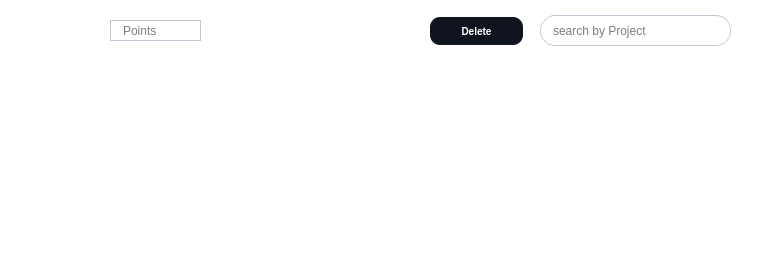
                <widget class="QWidget" name="table_2" native="true">
                 <property name="styleSheet">
                  <string notr="true">background-color:white ; 
border-radius:20px ; 
</string>
                 </property>
                 <widget class="QTableView" name="tableView_2">
                  <property name="geometry">
                   <rect>
                    <x>40</x>
                    <y>80</y>
                    <width>731</width>
                    <height>171</height>
                   </rect>
                  </property>
                  <property name="cursor" stdset="0">
                   <cursorShape>PointingHandCursor</cursorShape>
                  </property>
                  <property name="styleSheet">
                   <string notr="true">QTableView {
    background-color : white ; 
    color: black;
    font: 12px;
}
QHeaderView::section {
    background-color: #0F141E;
    color: white;
    height: 30px;
    font: 15px;
}
QHeaderView::section:first {
    border-top-left-radius: 5px;
}
QHeaderView::section:second {
    border: 1px solid ;
}
QHeaderView::section:last {
    border-top-right-radius: 5px;
}
QScrollBar:vertical {
    background: #dee2e6;
}
 QScrollBar::handle:vertical {
    background: #dee2e6;
 }
QScrollBar:horizontal {
    background: #dee2e6;
}
 QScrollBar::handle:horizontal {
    background: #dee2e6;
 }</string>
                  </property>
                  <property name="verticalScrollBarPolicy">
                   <enum>Qt::ScrollBarAlwaysOff</enum>
                  </property>
                  <property name="horizontalScrollBarPolicy">
                   <enum>Qt::ScrollBarAlwaysOff</enum>
                  </property>
                  <property name="sizeAdjustPolicy">
                   <enum>QAbstractScrollArea::AdjustToContents</enum>
                  </property>
                  <property name="editTriggers">
                   <set>QAbstractItemView::NoEditTriggers</set>
                  </property>
                  <property name="showGrid">
                   <bool>true</bool>
                  </property>
                  <property name="gridStyle">
                   <enum>Qt::SolidLine</enum>
                  </property>
                  <property name="sortingEnabled">
                   <bool>true</bool>
                  </property>
                  <attribute name="horizontalHeaderDefaultSectionSize">
                   <number>146</number>
                  </attribute>
                 </widget>
                 <widget class="QPushButton" name="adduser">
                  <property name="geometry">
                   <rect>
                    <x>20</x>
                    <y>20</y>
                    <width>21</width>
                    <height>21</height>
                   </rect>
                  </property>
                  <property name="cursor">
                   <cursorShape>PointingHandCursor</cursorShape>
                  </property>
                  <property name="styleSheet">
                   <string notr="true">#adduser{
	image: url(:/icons/tsawer/plus.svg);
}
#adduser::hover {
	image:url(:/icons/tsawer/plus_hover.svg) ;
}</string>
                  </property>
                  <property name="text">
                   <string/>
                  </property>
                 </widget>
                 <widget class="QLineEdit" name="search_bar_3">
                  <property name="geometry">
                   <rect>
                    <x>540</x>
                    <y>15</y>
                    <width>191</width>
                    <height>31</height>
                   </rect>
                  </property>
                  <property name="cursor">
                   <cursorShape>IBeamCursor</cursorShape>
                  </property>
                  <property name="styleSheet">
                   <string notr="true">QLineEdit {
 	background-color:transparent ;
	border-radius:15px ; 
	border:1px solid #BFC9D3; 
	padding : 0 40px 0 10px ; 
} </string>
                  </property>
                  <property name="placeholderText">
                   <string>search by Project</string>
                  </property>
                 </widget>
                 <widget class="QPushButton" name="search_button_3">
                  <property name="geometry">
                   <rect>
                    <x>700</x>
                    <y>15</y>
                    <width>21</width>
                    <height>31</height>
                   </rect>
                  </property>
                  <property name="cursor">
                   <cursorShape>PointingHandCursor</cursorShape>
                  </property>
                  <property name="styleSheet">
                   <string notr="true">QPushButton {	
	background-color: transparent ;
	border-radius:20px ; 
	
	image: url(:/icons/tsawer/search.svg) ; 
} 
</string>
                  </property>
                  <property name="text">
                   <string/>
                  </property>
                 </widget>
                 <widget class="QPushButton" name="deleteu">
                  <property name="geometry">
                   <rect>
                    <x>430</x>
                    <y>17</y>
                    <width>93</width>
                    <height>28</height>
                   </rect>
                  </property>
                  <property name="font">
                   <font>
                    <pointsize>-1</pointsize>
                    <weight>75</weight>
                    <bold>true</bold>
                   </font>
                  </property>
                  <property name="styleSheet">
                   <string notr="true">#deleteu {
	background-color:#0F141E ; 
	border-radius:10px ; 
	color : white ; 
	font-size:10px ; 
	font-weight:bold; 
}

#deleteu::hover {
	background-color:#4AC7EA ; 
	color:white ; 
}</string>
                  </property>
                  <property name="text">
                   <string>Delete</string>
                  </property>
                 </widget>
                 <widget class="QPushButton" name="pdfuser">
                  <property name="geometry">
                   <rect>
                    <x>44</x>
                    <y>20</y>
                    <width>21</width>
                    <height>21</height>
                   </rect>
                  </property>
                  <property name="cursor">
                   <cursorShape>PointingHandCursor</cursorShape>
                  </property>
                  <property name="styleSheet">
                   <string notr="true">#pdfuser{
	image: url(:/icons/tsawer/download.svg);
}
#pdfuser::hover {
	image:url(:/icons/tsawer/download_hover.svg) ;
}</string>
                  </property>
                  <property name="text">
                   <string/>
                  </property>
                 </widget>
                 <widget class="QPushButton" name="sortuser">
                  <property name="geometry">
                   <rect>
                    <x>70</x>
                    <y>20</y>
                    <width>21</width>
                    <height>21</height>
                   </rect>
                  </property>
                  <property name="cursor">
                   <cursorShape>PointingHandCursor</cursorShape>
                  </property>
                  <property name="styleSheet">
                   <string notr="true">#sortuser{
	image: url(:/icons/tsawer/filter.svg);
}
#sortuser::hover {
	image:url(:/icons/tsawer/filter_hover.svg);
}</string>
                  </property>
                  <property name="text">
                   <string/>
                  </property>
                 </widget>
                 <widget class="QLineEdit" name="points">
                  <property name="geometry">
                   <rect>
                    <x>110</x>
                    <y>20</y>
                    <width>91</width>
                    <height>21</height>
                   </rect>
                  </property>
                  <property name="cursor">
                   <cursorShape>IBeamCursor</cursorShape>
                  </property>
                  <property name="styleSheet">
                   <string notr="true">#points{
 	background-color:transparent ;
	border-radius:20px ; 
	border:1px solid #BFC9D3; 
	padding : 0 40px 0 10px ; 
} </string>
                  </property>
                  <property name="text">
                   <string/>
                  </property>
                  <property name="placeholderText">
                   <string>Points</string>
                  </property>
                 </widget>
                 <widget class="QPushButton" name="pointsbutton">
                  <property name="geometry">
                   <rect>
                    <x>180</x>
                    <y>20</y>
                    <width>16</width>
                    <height>21</height>
                   </rect>
                  </property>
                  <property name="cursor">
                   <cursorShape>PointingHandCursor</cursorShape>
                  </property>
                  <property name="styleSheet">
                   <string notr="true">QPushButton {	
	background-color: transparent ;
	border-radius:20px ; 
	
	image: url(:/icons/tsawer/plus-circle.svg);
} 
</string>
                  </property>
                  <property name="text">
                   <string/>
                  </property>
                 </widget>
                </widget>
